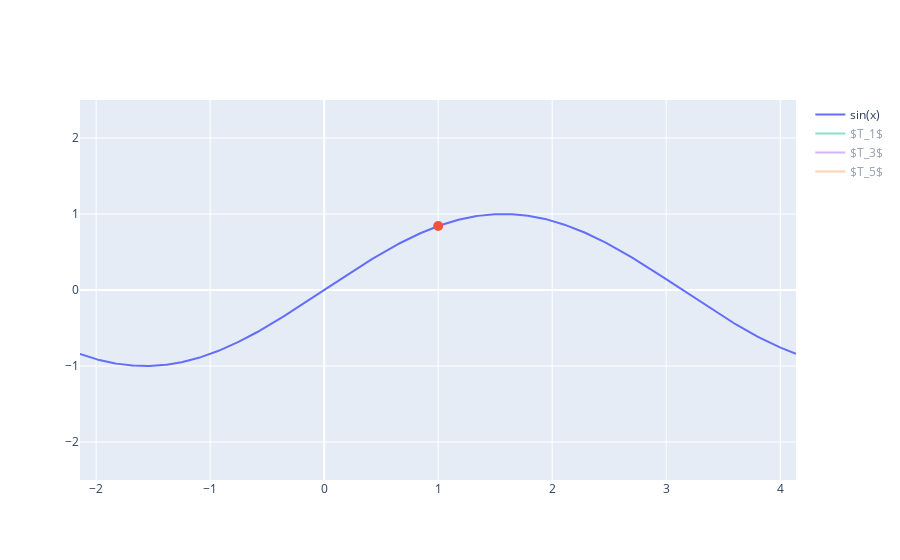

The cell this chart's notebook holds for it:
### Code cell
a=1

fig = go.Figure()

#Sinus data
t = np.arange(-np.pi+1, np.pi+1, 0.01)
sin_graph = np.sin(t)

fig.add_trace(go.Scatter(
    x=t,
    y=sin_graph,
    mode='lines',
    name='sin(x)'
))

fig.add_trace(go.Scatter(x=[1],y=[np.sin(1)],mode='markers',showlegend=False,
                         marker=dict(size=10)))

for deg in range(3):
    fig.add_trace(go.Scatter(
                    visible='legendonly', mode='lines', name='$T_{}$'.format(2*deg+1), x=t, y=Tn(t,2*deg+1,1),
    ))
fig.update_yaxes(range=[-2.5, 2.5])
fig.show()

### Figure 1 — Plotly figure (JSON) as saved in the notebook; plotly's stock layout.template omitted (floating-point values rounded to 4 significant figures; data arrays with more than 128 entries replaced by an {"elided": "..."} marker saying what was removed)
{"data": [{"mode": "lines", "name": "sin(x)", "type": "scatter", "x": {"elided": "629 float values"}, "y": {"elided": "629 float values"}}, {"marker": {"size": 10}, "mode": "markers", "showlegend": false, "type": "scatter", "x": [1], "y": [0.8415]}, {"mode": "lines", "name": "$T_1$", "type": "scatter", "visible": "legendonly", "x": {"elided": "629 float values"}, "y": {"elided": "629 float values"}}, {"mode": "lines", "name": "$T_3$", "type": "scatter", "visible": "legendonly", "x": {"elided": "629 float values"}, "y": {"elided": "629 float values"}}, {"mode": "lines", "name": "$T_5$", "type": "scatter", "visible": "legendonly", "x": {"elided": "629 float values"}, "y": {"elided": "629 float values"}}], "layout": {"yaxis": {"range": [-2.5, 2.5]}}}
